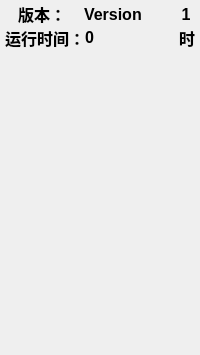
    <widget class="QWidget" name="toolBoxPage1">
     <property name="geometry">
      <rect>
       <x>0</x>
       <y>0</y>
       <width>200</width>
       <height>355</height>
      </rect>
     </property>
     <property name="minimumSize">
      <size>
       <width>100</width>
       <height>100</height>
      </size>
     </property>
     <property name="maximumSize">
      <size>
       <width>16777215</width>
       <height>16777215</height>
      </size>
     </property>
     <attribute name="label">
      <string>系统状态</string>
     </attribute>
     <layout class="QGridLayout" name="gridLayout_7">
      <property name="leftMargin">
       <number>0</number>
      </property>
      <property name="topMargin">
       <number>0</number>
      </property>
      <property name="rightMargin">
       <number>0</number>
      </property>
      <property name="bottomMargin">
       <number>0</number>
      </property>
      <property name="horizontalSpacing">
       <number>0</number>
      </property>
      <property name="verticalSpacing">
       <number>1</number>
      </property>
      <item row="0" column="0">
       <layout class="QVBoxLayout" name="verticalLayout_6">
        <property name="spacing">
         <number>0</number>
        </property>
        <item>
         <widget class="QWidget" name="widget5" native="true">
          <layout class="QVBoxLayout" name="verticalLayout_5">
           <property name="spacing">
            <number>0</number>
           </property>
           <property name="leftMargin">
            <number>0</number>
           </property>
           <property name="topMargin">
            <number>0</number>
           </property>
           <property name="rightMargin">
            <number>0</number>
           </property>
           <property name="bottomMargin">
            <number>0</number>
           </property>
           <item>
            <layout class="QHBoxLayout" name="horizontalLayout_2">
             <property name="spacing">
              <number>0</number>
             </property>
             <property name="leftMargin">
              <number>0</number>
             </property>
             <property name="topMargin">
              <number>2</number>
             </property>
             <item>
              <widget class="QLabel" name="label_6">
               <property name="minimumSize">
                <size>
                 <width>80</width>
                 <height>0</height>
                </size>
               </property>
               <property name="maximumSize">
                <size>
                 <width>80</width>
                 <height>16777215</height>
                </size>
               </property>
               <property name="font">
                <font>
                 <pointsize>12</pointsize>
                 <weight>75</weight>
                 <bold>true</bold>
                </font>
               </property>
               <property name="text">
                <string>版本：</string>
               </property>
               <property name="alignment">
                <set>Qt::AlignCenter</set>
               </property>
              </widget>
             </item>
             <item>
              <widget class="QLabel" name="label_8">
               <property name="minimumSize">
                <size>
                 <width>90</width>
                 <height>0</height>
                </size>
               </property>
               <property name="maximumSize">
                <size>
                 <width>90</width>
                 <height>16777215</height>
                </size>
               </property>
               <property name="font">
                <font>
                 <pointsize>12</pointsize>
                 <weight>75</weight>
                 <bold>true</bold>
                </font>
               </property>
               <property name="text">
                <string>Version</string>
               </property>
              </widget>
             </item>
             <item>
              <widget class="QLabel" name="label_12">
               <property name="minimumSize">
                <size>
                 <width>20</width>
                 <height>0</height>
                </size>
               </property>
               <property name="maximumSize">
                <size>
                 <width>20</width>
                 <height>16777215</height>
                </size>
               </property>
               <property name="font">
                <font>
                 <pointsize>12</pointsize>
                 <weight>75</weight>
                 <bold>true</bold>
                </font>
               </property>
               <property name="text">
                <string>1</string>
               </property>
               <property name="alignment">
                <set>Qt::AlignCenter</set>
               </property>
              </widget>
             </item>
            </layout>
           </item>
           <item>
            <layout class="QHBoxLayout" name="horizontalLayout_10">
             <property name="spacing">
              <number>0</number>
             </property>
             <property name="leftMargin">
              <number>5</number>
             </property>
             <item alignment="Qt::AlignHCenter|Qt::AlignVCenter">
              <widget class="QLabel" name="label_33">
               <property name="minimumSize">
                <size>
                 <width>80</width>
                 <height>0</height>
                </size>
               </property>
               <property name="maximumSize">
                <size>
                 <width>80</width>
                 <height>16777215</height>
                </size>
               </property>
               <property name="font">
                <font>
                 <pointsize>12</pointsize>
                 <weight>75</weight>
                 <bold>true</bold>
                </font>
               </property>
               <property name="text">
                <string>运行时间：</string>
               </property>
               <property name="alignment">
                <set>Qt::AlignCenter</set>
               </property>
              </widget>
             </item>
             <item alignment="Qt::AlignLeft|Qt::AlignVCenter">
              <widget class="QLabel" name="work_label_runningTimeValue">
               <property name="minimumSize">
                <size>
                 <width>90</width>
                 <height>0</height>
                </size>
               </property>
               <property name="maximumSize">
                <size>
                 <width>90</width>
                 <height>16777215</height>
                </size>
               </property>
               <property name="font">
                <font>
                 <pointsize>12</pointsize>
                 <weight>75</weight>
                 <bold>true</bold>
                </font>
               </property>
               <property name="text">
                <string>0</string>
               </property>
              </widget>
             </item>
             <item alignment="Qt::AlignHCenter|Qt::AlignVCenter">
              <widget class="QLabel" name="label_35">
               <property name="minimumSize">
                <size>
                 <width>20</width>
                 <height>0</height>
                </size>
               </property>
               <property name="maximumSize">
                <size>
                 <width>20</width>
                 <height>16777215</height>
                </size>
               </property>
               <property name="font">
                <font>
                 <pointsize>12</pointsize>
                 <weight>75</weight>
                 <bold>true</bold>
                </font>
               </property>
               <property name="text">
                <string>时</string>
               </property>
               <property name="alignment">
                <set>Qt::AlignCenter</set>
               </property>
              </widget>
             </item>
            </layout>
           </item>
          </layout>
         </widget>
        </item>
        <item>
         <spacer name="verticalSpacer">
          <property name="orientation">
           <enum>Qt::Vertical</enum>
          </property>
          <property name="sizeHint" stdset="0">
           <size>
            <width>20</width>
            <height>40</height>
           </size>
          </property>
         </spacer>
        </item>
       </layout>
      </item>
     </layout>
    </widget>
